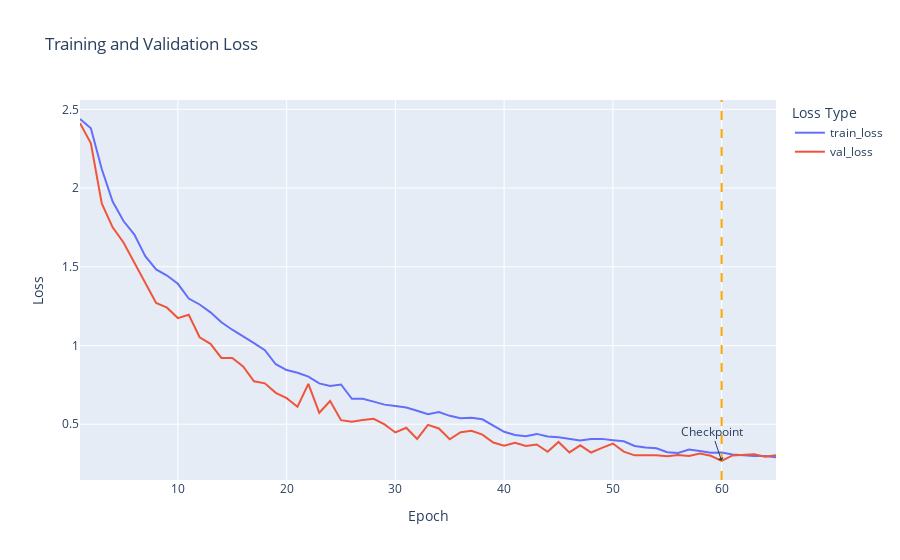

The notebook cell this image was saved under:
### Markdown cell above
## Visualizations

### Code cell
assert len(train_losses) == len(val_losses)

losses_df = pd.DataFrame(
    {
        "epoch": range(1, len(train_losses) + 1),
        "train_loss": train_losses,
        "val_loss": val_losses,
    }
)

fig = px.line(
    losses_df.melt(
        id_vars="epoch",
        value_vars=["train_loss", "val_loss"],
        var_name="loss_type",
        value_name="value",
    ),
    x="epoch",
    y="value",
    color="loss_type",
    title="Training and Validation Loss",
    labels={"value": "Loss", "epoch": "Epoch", "loss_type": "Loss Type"},
)

lowest_val_loss_epoch = losses_df["val_loss"].idxmin() + 1
fig.add_vline(x=lowest_val_loss_epoch, line_dash="dash", line_color="orange")
fig.add_annotation(
    x=lowest_val_loss_epoch,
    y=losses_df["val_loss"].min(),
    text="Checkpoint",
    showarrow=True,
    arrowhead=1,
)
fig.show()

### Figure 1 — Plotly figure (JSON) as saved in the notebook; plotly's stock layout.template omitted (floating-point values rounded to 4 significant figures)
{"data": [{"hovertemplate": "Loss Type=train_loss<br>Epoch=%{x}<br>Loss=%{y}<extra></extra>", "legendgroup": "train_loss", "line": {"color": "#636efa", "dash": "solid"}, "marker": {"symbol": "circle"}, "mode": "lines", "name": "train_loss", "orientation": "v", "showlegend": true, "type": "scatter", "x": [1, 2, 3, 4, 5, 6, 7, 8, 9, 10, 11, 12, 13, 14, 15, 16, 17, 18, 19, 20, 21, 22, 23, 24, 25, 26, 27, 28, 29, 30, 31, 32, 33, 34, 35, 36, 37, 38, 39, 40, 41, 42, 43, 44, 45, 46, 47, 48, 49, 50, 51, 52, 53, 54, 55, 56, 57, 58, 59, 60, 61, 62, 63, 64, 65], "xaxis": "x", "y": [2.439, 2.38, 2.121, 1.915, 1.791, 1.705, 1.568, 1.484, 1.444, 1.392, 1.298, 1.26, 1.211, 1.147, 1.1, 1.06, 1.015, 0.97, 0.8809, 0.8437, 0.8265, 0.8025, 0.7592, 0.7433, 0.7525, 0.6616, 0.661, 0.6433, 0.6244, 0.6157, 0.6056, 0.5858, 0.5635, 0.5774, 0.5531, 0.538, 0.5414, 0.5313, 0.4936, 0.4519, 0.4318, 0.4237, 0.4384, 0.4219, 0.417, 0.4094, 0.3973, 0.4066, 0.4068, 0.3984, 0.3913, 0.3621, 0.3514, 0.3468, 0.3216, 0.3172, 0.339, 0.3292, 0.3187, 0.3197, 0.3072, 0.3032, 0.2975, 0.2978, 0.2897], "yaxis": "y"}, {"hovertemplate": "Loss Type=val_loss<br>Epoch=%{x}<br>Loss=%{y}<extra></extra>", "legendgroup": "val_loss", "line": {"color": "#EF553B", "dash": "solid"}, "marker": {"symbol": "circle"}, "mode": "lines", "name": "val_loss", "orientation": "v", "showlegend": true, "type": "scatter", "x": [1, 2, 3, 4, 5, 6, 7, 8, 9, 10, 11, 12, 13, 14, 15, 16, 17, 18, 19, 20, 21, 22, 23, 24, 25, 26, 27, 28, 29, 30, 31, 32, 33, 34, 35, 36, 37, 38, 39, 40, 41, 42, 43, 44, 45, 46, 47, 48, 49, 50, 51, 52, 53, 54, 55, 56, 57, 58, 59, 60, 61, 62, 63, 64, 65], "xaxis": "x", "y": [2.412, 2.285, 1.902, 1.75, 1.654, 1.525, 1.402, 1.27, 1.24, 1.174, 1.196, 1.052, 1.01, 0.9208, 0.9201, 0.8665, 0.7722, 0.7596, 0.6995, 0.6655, 0.6107, 0.7559, 0.5724, 0.6475, 0.5259, 0.5162, 0.5268, 0.5346, 0.4989, 0.4476, 0.4777, 0.4063, 0.4961, 0.4731, 0.4039, 0.4495, 0.4576, 0.4337, 0.3835, 0.3627, 0.3814, 0.361, 0.3715, 0.3246, 0.3872, 0.3207, 0.3659, 0.3202, 0.3497, 0.3773, 0.3258, 0.302, 0.3026, 0.3032, 0.2969, 0.304, 0.2987, 0.3133, 0.2997, 0.2662, 0.3016, 0.3044, 0.3092, 0.2928, 0.3034], "yaxis": "y"}], "layout": {"annotations": [{"arrowhead": 1, "showarrow": true, "text": "Checkpoint", "x": 60, "y": 0.2662}], "legend": {"title": {"text": "Loss Type"}, "tracegroupgap": 0}, "shapes": [{"line": {"color": "orange", "dash": "dash"}, "type": "line", "x0": 60, "x1": 60, "xref": "x", "y0": 0, "y1": 1, "yref": "y domain"}], "title": {"text": "Training and Validation Loss"}, "xaxis": {"anchor": "y", "domain": [0, 1], "title": {"text": "Epoch"}}, "yaxis": {"anchor": "x", "domain": [0, 1], "title": {"text": "Loss"}}}}
